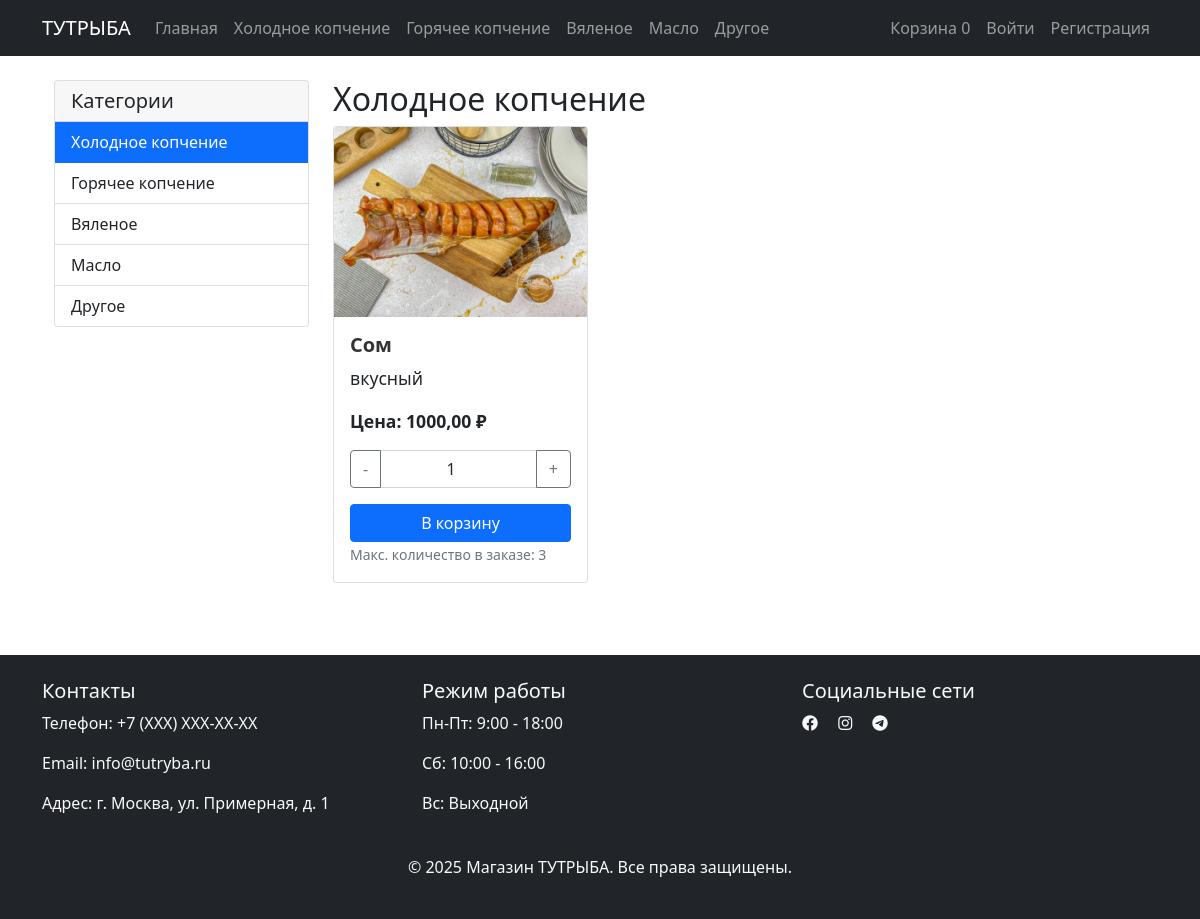
/category/holodnoe-kopchenie/, run on the app's committed database.
### products/models.py (models this page shows, shortened)
class Category(models.Model):
    name = models.CharField(max_length=100, verbose_name='Название')
    slug = models.SlugField(unique=True, blank=True)
    description = models.TextField(blank=True, verbose_name='Описание')
    class Meta:
        verbose_name = 'Категория'
        verbose_name_plural = 'Категории'

class Product(models.Model):
    UNIT_CHOICES = [
        ('шт', 'Штуки'),
        ('кг', 'Килограммы'),
    ]
    name = models.CharField(max_length=200, verbose_name='Название')
    slug = models.SlugField(unique=True, blank=True)
    category = models.ForeignKey(Category, on_delete=models.CASCADE, related_name='products', verbose_name='Категория')
    description = models.TextField(verbose_name='Описание')
    price = models.DecimalField(max_digits=10, decimal_places=2, verbose_name='Цена')
    stock = models.PositiveIntegerField(verbose_name='Количество')
    max_order_quantity = models.PositiveIntegerField(
        default=0,
        help_text='Максимальное количество товара в одном заказе. 0 - без ограничений.'
    )
    unit = models.CharField(max_length=2, choices=UNIT_CHOICES, default='шт', verbose_name='Единица измерения')
    image = models.ImageField(upload_to='products/', verbose_name='Изображение')
    available = models.BooleanField(default=True, verbose_name='Доступен')
    created_at = models.DateTimeField(auto_now_add=True, verbose_name='Дата создания')
    updated_at = models.DateTimeField(auto_now=True, verbose_name='Дата обновления')
    class Meta:
        verbose_name = 'Товар'
        verbose_name_plural = 'Товары'

### products/views.py (the view)
# urls.py: path('category/<slug:slug>/', views.category_detail, name='category_detail'),
def category_detail(request, slug):
    category = get_object_or_404(Category, slug=slug)
    products = Product.objects.filter(category=category)
    categories = Category.objects.all()
    return render(request, 'products/category_detail.html', {
        'category': category,
        'products': products,
        'categories': categories,
    })

### cart/cart.py (called while the page is built)
    def __len__(self):
        return sum(item['quantity'] for item in self.cart.values())

### cart/context_processors.py (called while the page is built)
def cart(request):
    return {'cart': Cart(request)}

### templates/products/category_detail.html (shortened to what this page needs)
{% extends 'base.html' %}
{% load static %}
{% block content %}
<div class="container mt-4">
    <div class="row">
        <div class="col-md-3">
            <div class="card">
                <div class="card-header">
                    <h5 class="mb-0">Категории</h5>
                </div>
                <div class="list-group list-group-flush">
                    {% for cat in categories %}
                        <a href="{% url 'products:category_detail' cat.slug %}"
                           class="list-group-item list-group-item-action {% if cat.id == category.id %}active{% endif %}">
                            {{ cat.name }}
                        </a>
                    {% endfor %}
                </div>
            </div>
        </div>
        <div class="col-md-9">
            <h2>{{ category.name }}</h2>
            <div class="row">
                {% for product in products %}
                <div class="col-md-4 mb-4">
                    <div class="card h-100">
                        {% if product.image %}
                            <img src="{{ product.image.url }}" class="card-img-top" alt="{{ product.name }}">
                        {% endif %}
                        <div class="card-body">
                            <h5 class="card-title">{{ product.name }}</h5>
                            <p class="card-text">{{ product.description|truncatewords:20 }}</p>
                            <p class="card-text"><strong>Цена: {{ product.price }} ₽</strong></p>
                            <form action="{% url 'cart:add_to_cart' product.id %}" method="post" class="add-to-cart-form" data-product-id="{{ product.id }}">
                                <div class="input-group mb-3">
                                    <button type="button" class="btn btn-outline-secondary decrease-quantity">-</button>
                                    <input type="number" name="quantity" class="form-control text-center quantity-input" value="1" min="1" max="{{ product.stock }}" data-max="{{ product.max_order_quantity|default:product.stock }}">
                                    <button type="button" class="btn btn-outline-secondary increase-quantity">+</button>
                                </div>
                                <div class="d-grid">
                                    <button type="submit" class="btn btn-primary">В корзину</button>
                                </div>
                            </form>
                            {% if product.max_order_quantity %}
                                <small class="text-muted">Макс. количество в заказе: {{ product.max_order_quantity }}</small>
                            {% endif %}
                        </div>
                    </div>
                </div>
                {% empty %}
                <div class="col-12">
                    <p>В данной категории пока нет товаров.</p>
                </div>
                {% endfor %}
            </div>
        </div>
    </div>
</div>
{% endblock %}

### templates/base.html (shortened to what this page needs)
{% load static %}
<!DOCTYPE html>
<html lang="ru">
<head>
    <link href="https://cdn.jsdelivr.net/npm/bootstrap@5.1.3/dist/css/bootstrap.min.css" rel="stylesheet">
    <link rel="stylesheet" href="https://cdnjs.cloudflare.com/ajax/libs/font-awesome/6.0.0/css/all.min.css">
    <link rel="stylesheet" href="{% static 'css/style.css' %}">
</head>
<body>
    <nav class="navbar navbar-expand-lg navbar-dark bg-dark">
        <div class="container">
            <a class="navbar-brand" href="{% url 'products:home' %}">ТУТРЫБА</a>
            <div class="collapse navbar-collapse" id="navbarNav">
                <ul class="navbar-nav me-auto">
                    <li class="nav-item">
                        <a class="nav-link" href="{% url 'products:home' %}">Главная</a>
                    </li>
                    {% for category in categories %}
                    <li class="nav-item">
                        <a class="nav-link" href="{% url 'products:category_detail' category.slug %}">{{ category.name }}</a>
                    </li>
                    {% endfor %}
                </ul>
                <ul class="navbar-nav">
                    <li class="nav-item">
                        <a class="nav-link" href="{% url 'cart:cart_detail' %}">
                            Корзина <span class="cart-count">{{ cart|length }}</span>
                        </a>
                    </li>
                    {% if user.is_authenticated %}
                    <li class="nav-item dropdown">
                        <a class="nav-link dropdown-toggle" href="#" id="navbarDropdown" role="button" data-bs-toggle="dropdown">
                            {{ user.username }}
                        </a>
                        <ul class="dropdown-menu">
                            <li><a class="dropdown-item" href="{% url 'accounts:profile' %}">Профиль</a></li>
                            <li><a class="dropdown-item" href="{% url 'accounts:order_history' %}">Мои заказы</a></li>
                            <li><hr class="dropdown-divider"></li>
                            <li><a class="dropdown-item" href="{% url 'account_logout' %}">Выйти</a></li>
                        </ul>
                    </li>
                    {% else %}
                    <li class="nav-item">
                        <a class="nav-link" href="{% url 'account_login' %}">Войти</a>
                    </li>
                    <li class="nav-item">
                        <a class="nav-link" href="{% url 'account_signup' %}">Регистрация</a>
                    </li>
                    {% endif %}
                </ul>
            </div>
        </div>
    </nav>
    <main class="container my-4">
        {% block content %}
        {% endblock %}
    </main>
    <footer class="bg-dark text-light py-4 mt-5">
        <div class="container">
            <div class="row">
                <div class="col-md-4">
                    <h5>Контакты</h5>
                    <p>Телефон: +7 (XXX) XXX-XX-XX</p>
                    <p>Email: info@tutryba.ru</p>
                    <p>Адрес: г. Москва, ул. Примерная, д. 1</p>
                </div>
                <div class="col-md-4">
                    <h5>Режим работы</h5>
                    <p>Пн-Пт: 9:00 - 18:00</p>
                    <p>Сб: 10:00 - 16:00</p>
                    <p>Вс: Выходной</p>
                </div>
                <div class="col-md-4">
                    <h5>Социальные сети</h5>
                    <div class="social-links">
                        <a href="#" class="text-light me-3"><i class="fab fa-facebook"></i></a>
                        <a href="#" class="text-light me-3"><i class="fab fa-instagram"></i></a>
                        <a href="#" class="text-light me-3"><i class="fab fa-telegram"></i></a>
                    </div>
                </div>
            </div>
            <div class="text-center mt-4">
                <p>&copy; 2025 Магазин ТУТРЫБА. Все права защищены.</p>
            </div>
        </div>
    </footer>
</body>
</html>

### static/css/style.css (style rules this page uses)
.btn-outline-secondary { transition: all 0.3s ease; }
.card-title { color: #333; font-weight: 600; }
.card-text { font-size: 1.1rem; }

### data on the page
Category: name "Холодное копчение"
Category: name "Горячее копчение"
Category: name "Вяленое"
Category: name "Масло"
Category: name "Другое"
Product: image (picture), name "Сом", description "вкусный", price "1000,00", max_order_quantity "3"

### other printed values
{{ cart|length }} "0"
